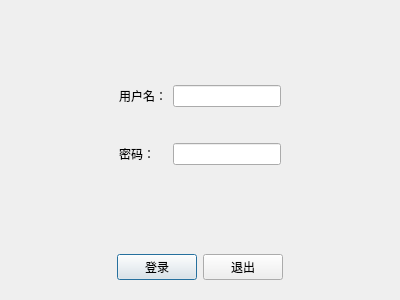
<?xml version="1.0" encoding="UTF-8"?>
<ui version="4.0">
 <class>Dialog</class>
 <widget class="QDialog" name="Dialog">
  <property name="geometry">
   <rect>
    <x>0</x>
    <y>0</y>
    <width>400</width>
    <height>300</height>
   </rect>
  </property>
  <property name="windowTitle">
   <string>Setting</string>
  </property>
  <layout class="QVBoxLayout" name="verticalLayout">
   <item>
    <widget class="QWidget" name="widget" native="true">
     <layout class="QGridLayout" name="gridLayout">
      <item row="0" column="3">
       <spacer name="verticalSpacer">
        <property name="orientation">
         <enum>Qt::Vertical</enum>
        </property>
        <property name="sizeHint" stdset="0">
         <size>
          <width>20</width>
          <height>40</height>
         </size>
        </property>
       </spacer>
      </item>
      <item row="3" column="3">
       <widget class="QLineEdit" name="password">
        <property name="echoMode">
         <enum>QLineEdit::Password</enum>
        </property>
       </widget>
      </item>
      <item row="1" column="0">
       <spacer name="horizontalSpacer">
        <property name="orientation">
         <enum>Qt::Horizontal</enum>
        </property>
        <property name="sizeHint" stdset="0">
         <size>
          <width>40</width>
          <height>20</height>
         </size>
        </property>
       </spacer>
      </item>
      <item row="1" column="3">
       <widget class="QLineEdit" name="username"/>
      </item>
      <item row="1" column="4">
       <spacer name="horizontalSpacer_2">
        <property name="orientation">
         <enum>Qt::Horizontal</enum>
        </property>
        <property name="sizeHint" stdset="0">
         <size>
          <width>40</width>
          <height>20</height>
         </size>
        </property>
       </spacer>
      </item>
      <item row="4" column="3">
       <spacer name="verticalSpacer_2">
        <property name="orientation">
         <enum>Qt::Vertical</enum>
        </property>
        <property name="sizeHint" stdset="0">
         <size>
          <width>20</width>
          <height>40</height>
         </size>
        </property>
       </spacer>
      </item>
      <item row="1" column="1" colspan="2">
       <widget class="QLabel" name="label">
        <property name="text">
         <string>用户名：</string>
        </property>
       </widget>
      </item>
      <item row="3" column="1">
       <widget class="QLabel" name="label_2">
        <property name="text">
         <string>密码：</string>
        </property>
       </widget>
      </item>
      <item row="2" column="3">
       <spacer name="verticalSpacer_3">
        <property name="orientation">
         <enum>Qt::Vertical</enum>
        </property>
        <property name="sizeType">
         <enum>QSizePolicy::Fixed</enum>
        </property>
        <property name="sizeHint" stdset="0">
         <size>
          <width>20</width>
          <height>30</height>
         </size>
        </property>
       </spacer>
      </item>
     </layout>
    </widget>
   </item>
   <item>
    <widget class="QWidget" name="widget_2" native="true">
     <layout class="QHBoxLayout" name="horizontalLayout">
      <item>
       <spacer name="horizontalSpacer_3">
        <property name="orientation">
         <enum>Qt::Horizontal</enum>
        </property>
        <property name="sizeHint" stdset="0">
         <size>
          <width>40</width>
          <height>20</height>
         </size>
        </property>
       </spacer>
      </item>
      <item>
       <widget class="QPushButton" name="login">
        <property name="text">
         <string>登录</string>
        </property>
       </widget>
      </item>
      <item>
       <widget class="QPushButton" name="pushButton_2">
        <property name="text">
         <string>退出</string>
        </property>
       </widget>
      </item>
      <item>
       <spacer name="horizontalSpacer_4">
        <property name="orientation">
         <enum>Qt::Horizontal</enum>
        </property>
        <property name="sizeHint" stdset="0">
         <size>
          <width>40</width>
          <height>20</height>
         </size>
        </property>
       </spacer>
      </item>
     </layout>
    </widget>
   </item>
  </layout>
 </widget>
 <resources/>
 <connections/>
</ui>
